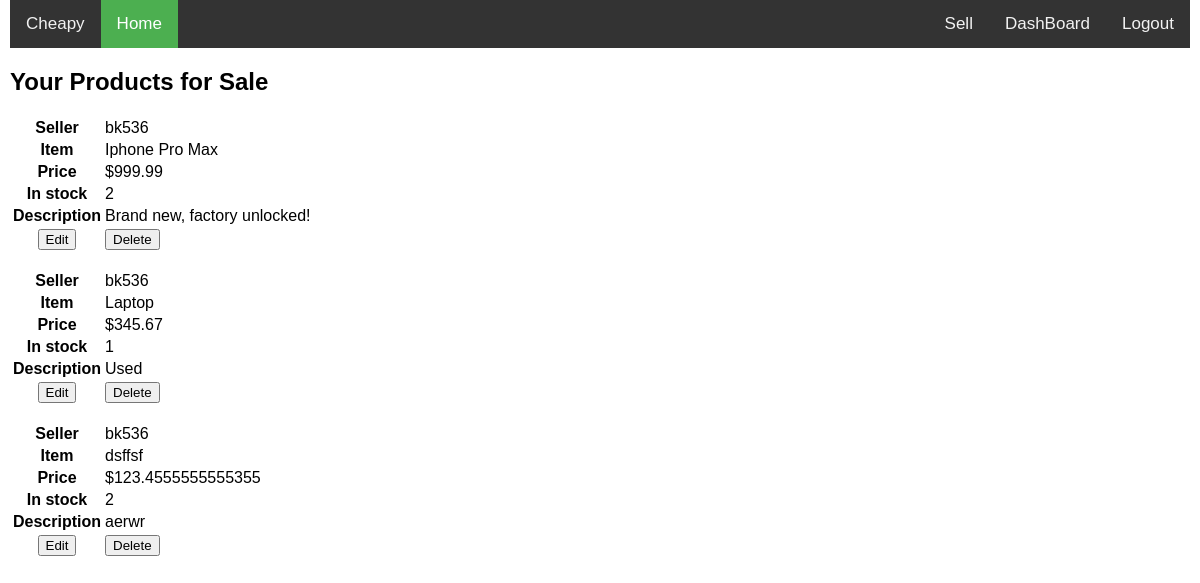
The page /dashboard (signed in) on the database as committed earlier.
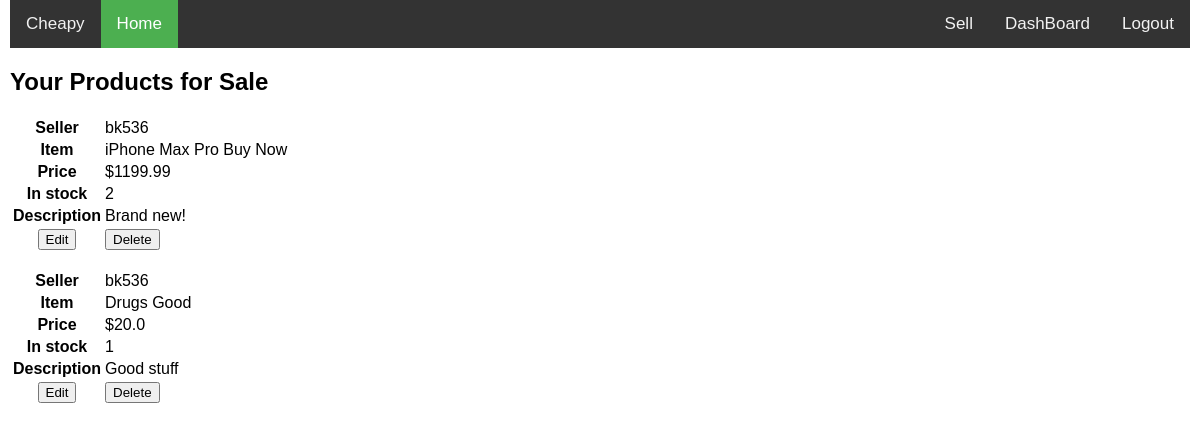
The same page on the database as committed later.
### app/models.py (models this page shows, shortened)
class Product(db.Model):
    id = db.Column(db.Integer, primary_key=True)
    name = db.Column(db.String(40), index=True)
    price = db.Column(db.Float)
    quantity = db.Column(db.Integer)
    description = db.Column(db.String(400))
    user_id = db.Column(db.Integer, db.ForeignKey('user.id'))

class User(UserMixin, db.Model):
    id = db.Column(db.Integer, primary_key=True)
    firstName = db.Column(db.String(64))
    lastName = db.Column(db.String(64))
    username = db.Column(db.String(64), index=True, unique=True)
    email = db.Column(db.String(120), index=True, unique=True)
    dob = db.Column(db.String(10))
    password_hash = db.Column(db.String(128))
    products = db.relationship('Product', backref='seller', lazy='dynamic')

### app/routes.py (the view)
@app.route('/dashboard')
@login_required
def dashboard():
    products = Product.query.filter_by(user_id=current_user.id).all()
    return render_template('dashboard.html', title='DashBoard', products=products)

### app/models.py (called while the page is built)
@login.user_loader
def load_user(id):
    return User.query.get(int(id))

### app/templates/dashboard.html (shortened to what this page needs)
{% extends "base.html" %}
{% block content %}
    <h2>Your Products for Sale</h2>
    {% for product in products %}
    <table class="table table-striped">
        <tr>
            <th>Seller</th>
            <td>{{ product.seller.username }}</td>
        </tr>
        <tr>
            <th>Item</th>
            <td>{{ product.name }}</td>
        </tr>
        <tr>
            <th>Price</th>
            <td>${{product.price}}</td>
        </tr>
        <tr>
            <th>In stock</th>
            <td>{{product.quantity}}</td>
        </tr>
        <tr>
            <th>Description</th>
            <td>{{product.description }}</td>
        </tr>
        <tr>
            <th> <form action="{{url_for('edit', product_id=product.id)}}" method="post">
                <input type="submit" value="Edit" class="btn btn-default pull-right">
              </form>
            </th>
            <td><form action="{{url_for('delete', product_id=product.id)}}" method="post">
                <input type="submit" value="Delete" class="btn btn-danger">
              </form>
            </td>
        </tr>
    </table>
    {% endfor %}
{% endblock %}

Rows that differ between the two databases and show on the page:
removed Product: seller.username "bk536", name "Iphone Pro Max", price "999.99", quantity "2", description "Brand new, factory unlocked!"
removed Product: seller.username "bk536", name "Laptop", price "345.67", quantity "1", description "Used"
removed Product: seller.username "bk536", name "dsffsf", price "123.4555555555355", quantity "2", description "aerwr"
added Product: seller.username "bk536", name "iPhone Max Pro Buy Now", price "1199.99", quantity "2", description "Brand new!"
added Product: seller.username "bk536", name "Drugs Good", price "20.0", quantity "1", description "Good stuff"
